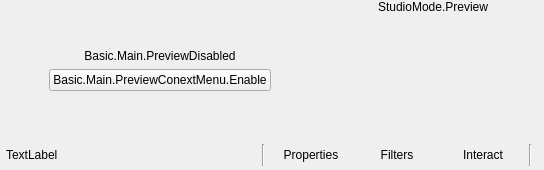
  <widget class="QWidget" name="centralwidget">
   <layout class="QVBoxLayout" name="verticalLayout">
    <property name="spacing">
     <number>0</number>
    </property>
    <property name="leftMargin">
     <number>0</number>
    </property>
    <property name="topMargin">
     <number>0</number>
    </property>
    <property name="rightMargin">
     <number>0</number>
    </property>
    <property name="bottomMargin">
     <number>0</number>
    </property>
    <item>
     <layout class="QHBoxLayout" name="horizontalLayout_2">
      <item>
       <layout class="QHBoxLayout" name="previewLayout">
        <property name="spacing">
         <number>2</number>
        </property>
        <item>
         <widget class="QWidget" name="previewDisabledWidget">
          <property name="sizePolicy">
           <sizepolicy hsizetype="Expanding" vsizetype="Expanding">
            <horstretch>0</horstretch>
            <verstretch>0</verstretch>
           </sizepolicy>
          </property>
          <layout class="QVBoxLayout" name="verticalLayout_7">
           <item>
            <spacer name="verticalSpacer_2">
             <property name="orientation">
              <enum>Qt::Vertical</enum>
             </property>
             <property name="sizeHint" stdset="0">
              <size>
               <width>20</width>
               <height>40</height>
              </size>
             </property>
            </spacer>
           </item>
           <item>
            <widget class="QLabel" name="label">
             <property name="sizePolicy">
              <sizepolicy hsizetype="Preferred" vsizetype="Preferred">
               <horstretch>0</horstretch>
               <verstretch>0</verstretch>
              </sizepolicy>
             </property>
             <property name="text">
              <string>Basic.Main.PreviewDisabled</string>
             </property>
             <property name="alignment">
              <set>Qt::AlignCenter</set>
             </property>
            </widget>
           </item>
           <item>
            <layout class="QHBoxLayout" name="horizontalLayout">
             <item>
              <spacer name="horizontalSpacer_2">
               <property name="orientation">
                <enum>Qt::Horizontal</enum>
               </property>
               <property name="sizeHint" stdset="0">
                <size>
                 <width>40</width>
                 <height>20</height>
                </size>
               </property>
              </spacer>
             </item>
             <item>
              <widget class="QPushButton" name="enablePreviewButton">
               <property name="text">
                <string>Basic.Main.PreviewConextMenu.Enable</string>
               </property>
              </widget>
             </item>
             <item>
              <spacer name="horizontalSpacer_3">
               <property name="orientation">
                <enum>Qt::Horizontal</enum>
               </property>
               <property name="sizeHint" stdset="0">
                <size>
                 <width>40</width>
                 <height>20</height>
                </size>
               </property>
              </spacer>
             </item>
            </layout>
           </item>
           <item>
            <spacer name="verticalSpacer_3">
             <property name="orientation">
              <enum>Qt::Vertical</enum>
             </property>
             <property name="sizeHint" stdset="0">
              <size>
               <width>20</width>
               <height>40</height>
              </size>
             </property>
            </spacer>
           </item>
          </layout>
         </widget>
        </item>
        <item>
         <layout class="QVBoxLayout" name="previewTextLayout">
          <property name="spacing">
           <number>0</number>
          </property>
          <item>
           <widget class="QLabel" name="previewLabel">
            <property name="text">
             <string>StudioMode.Preview</string>
            </property>
            <property name="alignment">
             <set>Qt::AlignBottom|Qt::AlignHCenter</set>
            </property>
           </widget>
          </item>
          <item>
           <widget class="OBSBasicPreview" name="preview">
            <property name="sizePolicy">
             <sizepolicy hsizetype="Expanding" vsizetype="Expanding">
              <horstretch>0</horstretch>
              <verstretch>0</verstretch>
             </sizepolicy>
            </property>
            <property name="minimumSize">
             <size>
              <width>32</width>
              <height>32</height>
             </size>
            </property>
            <property name="focusPolicy">
             <enum>Qt::ClickFocus</enum>
            </property>
            <property name="contextMenuPolicy">
             <enum>Qt::CustomContextMenu</enum>
            </property>
            <addaction name="actionRemoveSource"/>
           </widget>
          </item>
         </layout>
        </item>
       </layout>
      </item>
     </layout>
    </item>
    <item>
     <widget class="QWidget" name="contextContainer">
      <property name="sizePolicy">
       <sizepolicy hsizetype="Preferred" vsizetype="Preferred">
        <horstretch>0</horstretch>
        <verstretch>0</verstretch>
       </sizepolicy>
      </property>
      <property name="minimumSize">
       <size>
        <width>0</width>
        <height>30</height>
       </size>
      </property>
      <property name="maximumSize">
       <size>
        <width>16777215</width>
        <height>30</height>
       </size>
      </property>
      <layout class="QHBoxLayout" name="horizontalLayout9">
       <property name="spacing">
        <number>6</number>
       </property>
       <property name="sizeConstraint">
        <enum>QLayout::SetDefaultConstraint</enum>
       </property>
       <property name="leftMargin">
        <number>6</number>
       </property>
       <property name="topMargin">
        <number>4</number>
       </property>
       <property name="rightMargin">
        <number>6</number>
       </property>
       <property name="bottomMargin">
        <number>4</number>
       </property>
       <item>
        <widget class="QWidget" name="contextSubContainer">
         <property name="sizePolicy">
          <sizepolicy hsizetype="Preferred" vsizetype="Preferred">
           <horstretch>0</horstretch>
           <verstretch>0</verstretch>
          </sizepolicy>
         </property>
         <property name="minimumSize">
          <size>
           <width>0</width>
           <height>0</height>
          </size>
         </property>
         <layout class="QHBoxLayout" name="horizontalLayout_5">
          <property name="spacing">
           <number>6</number>
          </property>
          <property name="leftMargin">
           <number>0</number>
          </property>
          <property name="topMargin">
           <number>0</number>
          </property>
          <property name="rightMargin">
           <number>0</number>
          </property>
          <property name="bottomMargin">
           <number>0</number>
          </property>
          <item>
           <widget class="QLabel" name="contextSourceLabel">
            <property name="sizePolicy">
             <sizepolicy hsizetype="Preferred" vsizetype="Fixed">
              <horstretch>0</horstretch>
              <verstretch>0</verstretch>
             </sizepolicy>
            </property>
            <property name="minimumSize">
             <size>
              <width>250</width>
              <height>22</height>
             </size>
            </property>
            <property name="maximumSize">
             <size>
              <width>250</width>
              <height>22</height>
             </size>
            </property>
            <property name="text">
             <string>TextLabel</string>
            </property>
           </widget>
          </item>
          <item>
           <widget class="Line" name="line_3">
            <property name="orientation">
             <enum>Qt::Vertical</enum>
            </property>
           </widget>
          </item>
          <item>
           <widget class="QPushButton" name="sourcePropertiesButton">
            <property name="sizePolicy">
             <sizepolicy hsizetype="Minimum" vsizetype="Fixed">
              <horstretch>0</horstretch>
              <verstretch>0</verstretch>
             </sizepolicy>
            </property>
            <property name="minimumSize">
             <size>
              <width>0</width>
              <height>22</height>
             </size>
            </property>
            <property name="maximumSize">
             <size>
              <width>16777215</width>
              <height>22</height>
             </size>
            </property>
            <property name="toolTip">
             <string>Properties</string>
            </property>
            <property name="text">
             <string>Properties</string>
            </property>
            <property name="icon">
             <iconset resource="obs.qrc">
              <normaloff>:/settings/images/settings/general.svg</normaloff>:/settings/images/settings/general.svg</iconset>
            </property>
            <property name="flat">
             <bool>true</bool>
            </property>
            <property name="themeID2" stdset="0">
             <string notr="true">contextBarButton</string>
            </property>
           </widget>
          </item>
          <item>
           <widget class="QPushButton" name="sourceFiltersButton">
            <property name="minimumSize">
             <size>
              <width>0</width>
              <height>22</height>
             </size>
            </property>
            <property name="maximumSize">
             <size>
              <width>16777215</width>
              <height>22</height>
             </size>
            </property>
            <property name="toolTip">
             <string>Filters</string>
            </property>
            <property name="text">
             <string>Filters</string>
            </property>
            <property name="icon">
             <iconset resource="obs.qrc">
              <normaloff>:/res/images/filter.svg</normaloff>:/res/images/filter.svg</iconset>
            </property>
            <property name="flat">
             <bool>true</bool>
            </property>
            <property name="themeID2" stdset="0">
             <string notr="true">contextBarButton</string>
            </property>
           </widget>
          </item>
          <item>
           <widget class="QPushButton" name="sourceInteractButton">
            <property name="minimumSize">
             <size>
              <width>0</width>
              <height>22</height>
             </size>
            </property>
            <property name="maximumSize">
             <size>
              <width>16777215</width>
              <height>22</height>
             </size>
            </property>
            <property name="text">
             <string>Interact</string>
            </property>
            <property name="icon">
             <iconset resource="obs.qrc">
              <normaloff>:/res/images/interact.svg</normaloff>:/res/images/interact.svg</iconset>
            </property>
            <property name="flat">
             <bool>true</bool>
            </property>
            <property name="themeID2" stdset="0">
             <string notr="true">contextBarButton</string>
            </property>
           </widget>
          </item>
          <item>
           <widget class="Line" name="line">
            <property name="orientation">
             <enum>Qt::Vertical</enum>
            </property>
           </widget>
          </item>
         </layout>
        </widget>
       </item>
       <item>
        <widget class="QWidget" name="emptySpace">
         <property name="sizePolicy">
          <sizepolicy hsizetype="Expanding" vsizetype="Fixed">
           <horstretch>0</horstretch>
           <verstretch>0</verstretch>
          </sizepolicy>
         </property>
         <property name="minimumSize">
          <size>
           <width>0</width>
           <height>22</height>
          </size>
         </property>
         <property name="maximumSize">
          <size>
           <width>16777215</width>
           <height>22</height>
          </size>
         </property>
         <layout class="QHBoxLayout" name="horizontalLayout_6">
          <property name="spacing">
           <number>0</number>
          </property>
          <property name="leftMargin">
           <number>0</number>
          </property>
          <property name="topMargin">
           <number>0</number>
          </property>
          <property name="rightMargin">
           <number>0</number>
          </property>
          <property name="bottomMargin">
           <number>0</number>
          </property>
         </layout>
        </widget>
       </item>
      </layout>
     </widget>
    </item>
   </layout>
  </widget>
